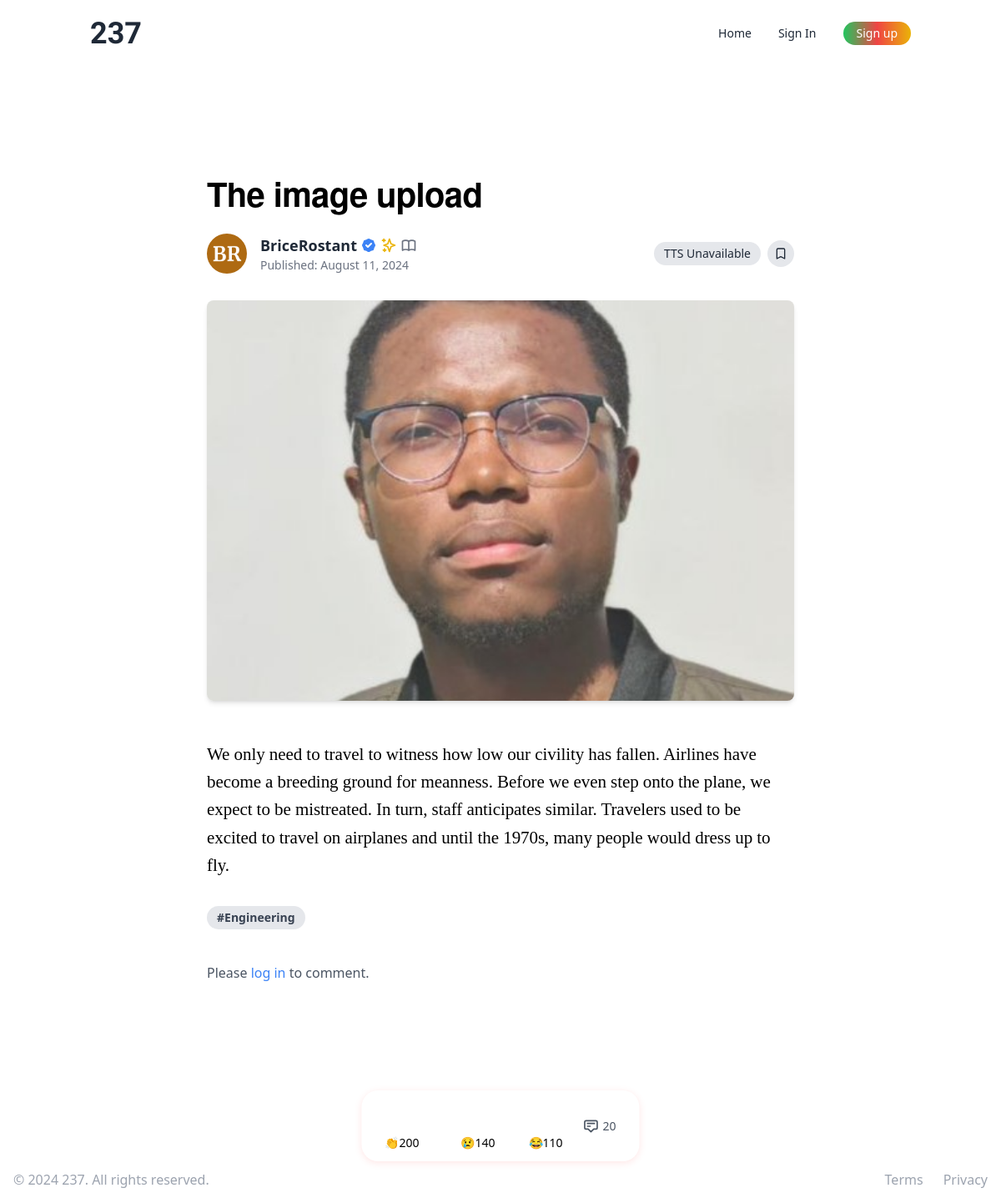
The app's page /articles/12/ with its own data.
### articles/models.py (models this page shows, shortened)
class Article(models.Model):
    title = models.CharField(max_length=200)
    content = models.TextField()
    image = models.ImageField(upload_to='article_images/', validators=[validate_file_size], null=True, blank=True)
    thumbnail = models.ImageField(upload_to='article_thumbnails/', validators=[validate_file_size], null=True, blank=True)
    author = models.ForeignKey(settings.AUTH_USER_MODEL, on_delete=models.CASCADE)
    created_at = models.DateTimeField(auto_now_add=True)
    updated_at = models.DateTimeField(auto_now=True)
    published_at = models.DateTimeField(null=True, blank=True)
    status = models.CharField(max_length=10, choices=[('draft', 'Draft'), ('published', 'Published')], default='draft')
    language = models.CharField(max_length=2, choices=[('EN', 'English'), ('FR', 'French')])
    tags = TaggableManager()
    bookmarks = models.ManyToManyField(settings.AUTH_USER_MODEL, related_name='bookmarked_articles', blank=True)
    def get_content_as_html(self):
        try:
            content_json = json.loads(self.content)
        except json.JSONDecodeError:
            return mark_safe("<p>Error: Could not parse content</p>")
        if not isinstance(content_json, dict) or 'blocks' not in content_json:
            return mark_safe("<p>Error: Invalid content structure</p>")
        html = ""
        for block in content_json['blocks']:
            block_type = block.get('type')
            block_data = block.get('data', {})
            if block_type == 'header':
                level = block_data.get('level', 1)
                text = block_data.get('text', '')
                html += f"<h{level}>{text}</h{level}>"
            elif block_type == 'paragraph':
                text = block_data.get('text', '')
                html += f"<p>{text}</p>"
            elif block_type == 'code':
                code = block_data.get('code', '')
                escaped_code = escape(code)
                html += f'<pre><code>{escaped_code}</code></pre>'
            else:
                html += f"<p>Unsupported block type: {block_type}</p>"
        return mark_safe(html)
    def reaction_count(self, reaction_type):
        return self.reactions.filter(reaction_type=reaction_type).aggregate(total=models.Sum('count'))['total'] or 0
    @property
    def clap_count(self):
        return self.reaction_count('clap')
    @property
    def sad_count(self):
        return self.reaction_count('sad')
    @property
    def laugh_count(self):
        return self.reaction_count('laugh')
    @property
    def comment_count(self):
        return self.comments.count()

### users/models.py (models this page shows, shortened)
class User(AbstractUser):
    bio = models.TextField(max_length=500, blank=True)
    profile_picture = models.ImageField(upload_to='profile_pics/', blank=True, null=True)
    date_joined = models.DateTimeField(auto_now_add=True)
    location = models.CharField(max_length=100, blank=True)
    website = models.URLField(max_length=200, blank=True)
    following = models.ManyToManyField('self', symmetrical=False, related_name='followers')
    blocked_users = models.ManyToManyField('self', symmetrical=False, related_name='blocked_by')
    is_verified = models.BooleanField(default=False)
    is_premium = models.BooleanField(default=False)
    is_manual_writer = models.BooleanField(default=False)
    @property
    def is_writer(self):
        if self.is_manual_writer:
            return True

### articles/views.py (the view, shortened to what this page needs)
# urls.py: path('articles/<int:pk>/', ArticleDetailView.as_view(), name='article_detail'),
class ArticleDetailView(DetailView):
    model = Article
    template_name = 'articles/article_detail.html'
    context_object_name = 'article'
    def get_context_data(self, **kwargs):
        context = super().get_context_data(**kwargs)
        return context

### articles/templatetags/article_tags.py (called while the page is built)
@register.filter
def get_reaction_count(article, reaction_type):
    return getattr(article, f"{reaction_type}_count")

### articles/templatetags/comment_tags.py (called while the page is built)
@register.filter
def split(value, key):
    return value.split(key)

### templates/articles/article_detail.html (shortened to what this page needs)
{% extends "base.html" %}
{% load static %}
{% load article_tags %}
{% load comment_tags %}
{% block extra_css %}
<link rel="stylesheet" href="{% static 'css/reaction.css' %}">
<link rel="stylesheet" href="{% static 'css/tribute.css' %}">
<link rel="stylesheet" href="{% static 'css/mentions.css' %}">
<link rel="stylesheet" href="{% static 'css/article_detail.css' %}">
{% endblock %}
{% block content %}
<div class="max-w-3xl mx-auto px-4 sm:px-6 lg:px-8 py-12">
    <article class="prose lg:prose-xl">
        <h1 class="article-title mb-6">{{ article.title }}</h1>
        <div class="flex items-center justify-between mb-8">
            <div class="flex items-center">
                <img src="{{ article.author.profile_picture.url }}" alt="{{ article.author.username }}" class="w-12 h-12 rounded-full mr-4">
                <div>
                    <p class="text-lg font-semibold text-gray-800 flex items-center">
                        {{ article.author.username }}
                    </p>
                    <p class="text-sm text-gray-500">Published: {{ article.created_at|date:"F j, Y" }}</p>
                </div>
            </div>
            <div class="flex space-x-2 items-center">
                <button id="ttsButton" class="bg-gray-200 hover:bg-gray-300 text-gray-800  py-1 px-3 text-sm rounded-full">Read gist</button>
                <button id="bookmarkBtn" data-article-id="{{ article.id }}" class="bg-gray-200 hover:bg-gray-300 text-gray-800 font-bold p-2 rounded-full">
                    {% if is_bookmarked %}
                        <svg class="w-4 h-4" fill="currentColor" viewBox="0 0 20 20" xmlns="http://www.w3.org/2000/svg">
                            <path d="M5 4a2 2 0 012-2h6a2 2 0 012 2v14l-5-2.5L5 18V4z"></path>
                        </svg>
                    {% else %}
                        <svg class="w-4 h-4" fill="none" stroke="currentColor" viewBox="0 0 24 24" xmlns="http://www.w3.org/2000/svg">
                            <path stroke-linecap="round" stroke-linejoin="round" stroke-width="2" d="M5 5a2 2 0 012-2h10a2 2 0 012 2v16l-7-3.5L5 21V5z"></path>
                        </svg>
                    {% endif %}
                </button>
            </div>
        </div>
        {% if article.thumbnail %}
            <div class="mb-12">
                <img src="{{ article.thumbnail.url }}" alt="{{ article.title }}" class="article-thumbnail rounded-lg shadow-md">
            </div>
        {% endif %}
        <div id="article-content" class="article-content">
            {% with content_html=article.get_content_as_html %}
                {% if content_html %}
                    {{ content_html|safe }}
                {% else %}
                    <p>{{ article.content }}</p>
                {% endif %}
            {% endwith %}
        </div>
    </article>
    <div class="mb-8">
        {% for tag in article.tags.all %}
            <a href="{% url 'article_by_tag' tag.slug %}" class="inline-block bg-gray-200 rounded-full px-3 py-1 text-sm font-semibold text-gray-700 mr-2 mb-2">#{{ tag.name }}</a>
        {% endfor %}
    </div>
    {% if user.is_authenticated %}
        <div class="mt-12">
            <div id="comments-section" class="hidden">
                {% for comment in article.comments.all %}
                    {% if not comment.parent %}
                        {% include "articles/comment.html" with comment=comment %}
                    {% endif %}
                {% empty %}
                    <p class="text-gray-500 italic">No comments yet.</p>
                {% endfor %}
            </div>
        </div>
        <div class="mt-8">
            <form method="post" action="{% url 'comment_create' article.pk %}" id="comment-form">
                {% csrf_token %}
                <textarea name="content" class="w-full p-2 border rounded" rows="4" placeholder="What's on your mind?"></textarea>
                <div id="mention-autocomplete"></div>
                <button type="submit" class="bg-gray-200 hover:bg-gray-300 rounded-full px-3 py-1  font-semibold text-gray-700 mr-2 mt-2"> Comment</button>
            </form>
        </div>
    {% else %}
        <p class="mt-8 text-gray-600">Please <a href="{% url 'account_login' %}" class="text-blue-500 hover:text-blue-700">log in</a> to comment.</p>
    {% endif %}
    <div class="sticky-reactions-box">
        <div class="reactions flex space-x-4">
            {% for reaction_type in "clap,sad,laugh"|split:"," %}
                <div class="reaction-container">
                    <button class="reaction-btn bg-gray-200 hover:bg-gray-300 rounded-full " data-type="{{ reaction_type }}" data-article-id="{{ article.id }}">
                        {% if reaction_type == "clap" %}👏
                        {% elif reaction_type == "sad" %}😢
                        {% elif reaction_type == "laugh" %}😂
                        {% endif %}
                        <span id="{{ reaction_type }}-count">{{ article|get_reaction_count:reaction_type }}</span>
                    </button>
                </div>
            {% endfor %}
        </div>
        <button id="toggleComments" class="text-gray-600 hover:text-blue-700 ">
            <svg class="w-6 h-6" fill="none" stroke="currentColor" viewBox="0 0 24 24" xmlns="http://www.w3.org/2000/svg">
                <path stroke-linecap="round" stroke-linejoin="round" stroke-width="2" d="M7 8h10M7 12h4m1 8l-4-4H5a2 2 0 01-2-2V6a2 2 0 012-2h14a2 2 0 012 2v8a2 2 0 01-2 2h-3l-4 4z"></path>
            </svg>
            <span id="comment-count">{{ article.comment_count }}</span>
        </button>
    </div>
</div>
{% endblock %}

### static/css/reaction.css (style rules this page uses)
.reaction-container { display: inline-block; position: relative; margin-right: 10px; padding-top: 40px; }
.reaction-btn { font-size: 20px; cursor: pointer; }

### static/css/article_detail.css (style rules this page uses)
.article-title { font-family: 'Helvetica Neue', Arial, sans-serif; font-size: 2.5rem; line-height: 1.2; letter-spacing: -0.016em; font-weight: 700; }
.article-content { font-family: Georgia, 'Times New Roman', serif; font-size: 21px; line-height: 1.58; letter-spacing: -0.003em; }
.article-thumbnail { width: 100%; max-height: 480px; object-fit: cover; object-position: center; }
.article-content p { margin: 2rem 0; }
.sticky-reactions-box { position: fixed; bottom: 50px; left: 50%; transform: translateX(-50%); background-color: rgb(255, 255, 255); border-radius: 20px; box-shadow: 0 2px 10px rgba(255, 3, 3, 0.1); display: flex; align-items: center; padding: 8px 16px; z-index: 49; }
.sticky-reactions-box .reaction-container { position: relative; }
.sticky-reactions-box .reaction-btn, .sticky-reactions-box #toggleComments { background: none; border: none; cursor: pointer; padding: 4px 8px; margin: 0 4px; font-size: 14px; display: flex; align-items: center; }
.sticky-reactions-box #toggleComments svg { width: 20px; height: 20px; }
.sticky-reactions-box #comment-count { margin-left: 4px; }

### records on screen
Article: title "The image upload", author.profile_picture (picture), author.username "BriceRostant", created_at "August 11, 2024", thumbnail (picture), id "200" "140" "110", comment_count "20"
Tag: name "Engineering"
